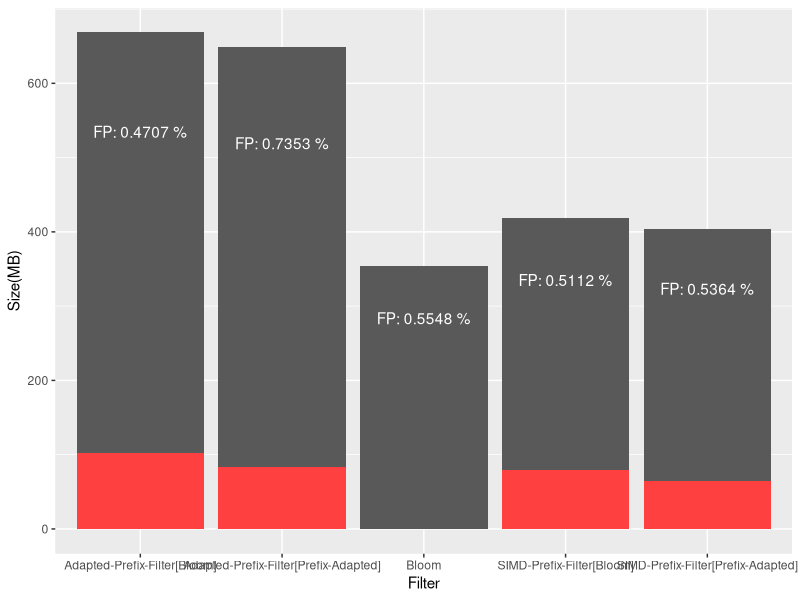

R code for this plot:
library(tidyverse)

fp_rates_table <- read_csv("tables/fp_rates.csv")


fp_rates_table <- fp_rates_table |>
  mutate(size_in_mbytes=size_in_bytes / 10**6) |>
  mutate(spare_size_in_mbytes= spare_size_in_bytes/10**6) |>
  mutate(fp_rate_in_percent= fp_rate*100)

fp_bar_graph <- fp_rates_table |>
  ggplot(aes(x = name, y=size_in_mbytes)) +
  geom_col() +
  geom_col(aes(x = name, y = spare_size_in_mbytes), fill="brown1") +
  geom_text(aes(label=paste("FP:", fp_rate_in_percent, "%")), position=position_stack(vjust=.8), color="white") +
  labs(x = "Filter", y = "Size(MB)") 

fp_bar_graph